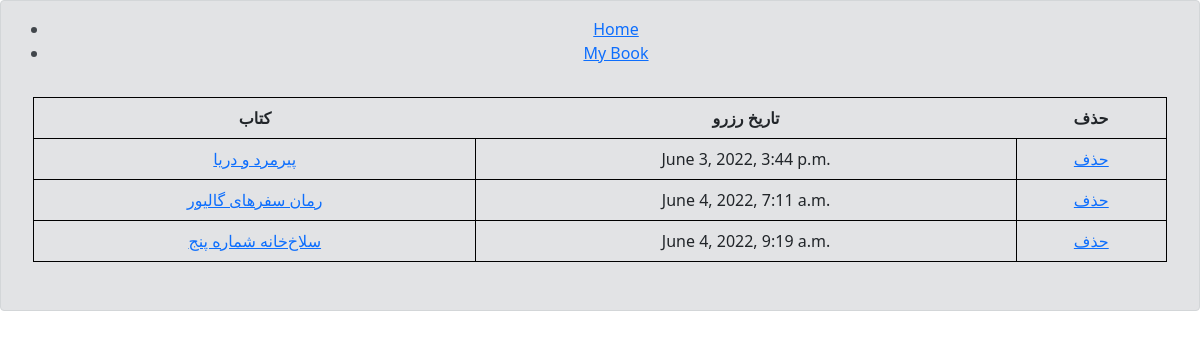
The page /order/orders (signed in) on the database as committed earlier.
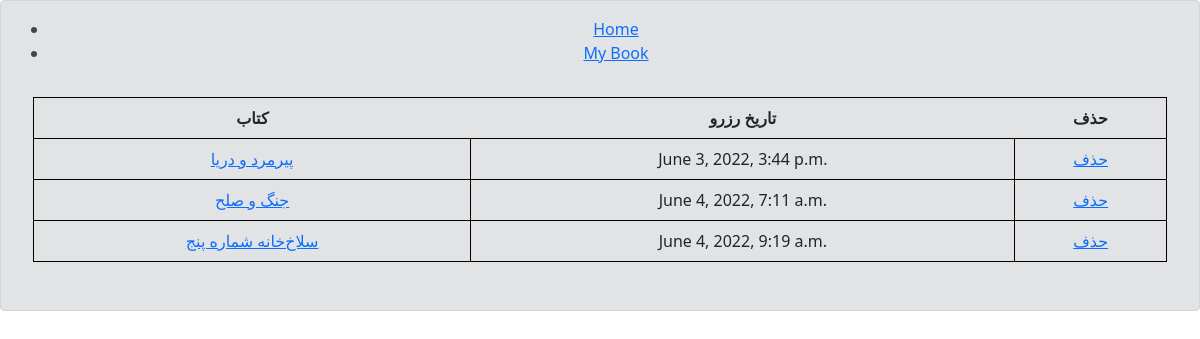
The same page on the database as committed later.
### order/models.py (models this page shows, shortened)
class Order(models.Model):
    USER = get_user_model()
    user = models.ForeignKey(USER, on_delete=models.CASCADE, related_name='user_order', verbose_name='نام یوزر')
    book = models.ForeignKey(Book, on_delete=models.CASCADE, related_name='book_order', verbose_name='نام کتاب')
    reserv_date = models.DateTimeField(auto_now_add=True)
    is_reserve = models.BooleanField(default=True)
    class Meta:
        ordering = ('reserv_date',)

### book/models.py (models this page shows, shortened)
class Book(models.Model):
    title = models.CharField(max_length=70, verbose_name="نام کتاب")
    slug = models.SlugField(unique=True, verbose_name='آدرس')
    athore = models.ForeignKey(
        Author,
        on_delete=models.CASCADE,
        verbose_name="نویسنده کتاب",
        related_name="book_athore"
        )
    description = models.TextField(verbose_name="توضیحات کتاب")
    photo = models.ImageField(upload_to='images/book/%Y/%m/%d/', verbose_name="عکس محصول")
    release_date = models.IntegerField(verbose_name="تاریخ انتشار کتاب")
    reserve = models.BooleanField(default=False, verbose_name="رزرو شده ؟")
    genre = models.ManyToManyField(Genre, related_name='book_genre', verbose_name="ژانر کتاب")

### order/views.py (the view)
# urls.py: path('orders', orders_list, name='my-orders'),
@login_required
def orders_list(request):
    orders = Order.objects.filter(user=request.user, is_reserve=True)
    context = {
        'orders':orders
    }
    return render(request, 'order/orders.html', context)

### order/templates/order/orders.html
{% extends 'base.html' %}
{% load static %}
{% block content %}
        <table style="border: 1px solid black;" class="table">
            <tr>
                <th>کتاب</th>
                <th>تاریخ رزرو</th>
                <th>حذف</th>
            </tr>
            {% for order in orders %}
                {%if order.is_reserve %}
                    <tr>
                        <td style="border: 1px solid black;"><a href="{% url 'book:book-detail' order.book.id%}">{{order.book.title}}</a></td>
                        <td style="border: 1px solid black;">{{order.reserv_date}}</td>
                        <td style="border: 1px solid black;"><a href="{% url 'order:del-orders' order.id%}">حذف</a></td>
                    </tr>
                {% endif %}
            {% empty %}
                    هیچ کتابی رزرو نکرده اید
            {% endfor %}
        </table>
{% endblock content %}

Rows that differ between the two databases and show on the page:
changed Order: book "رمان سفرهای گالیور" → "جنگ و صلح"
